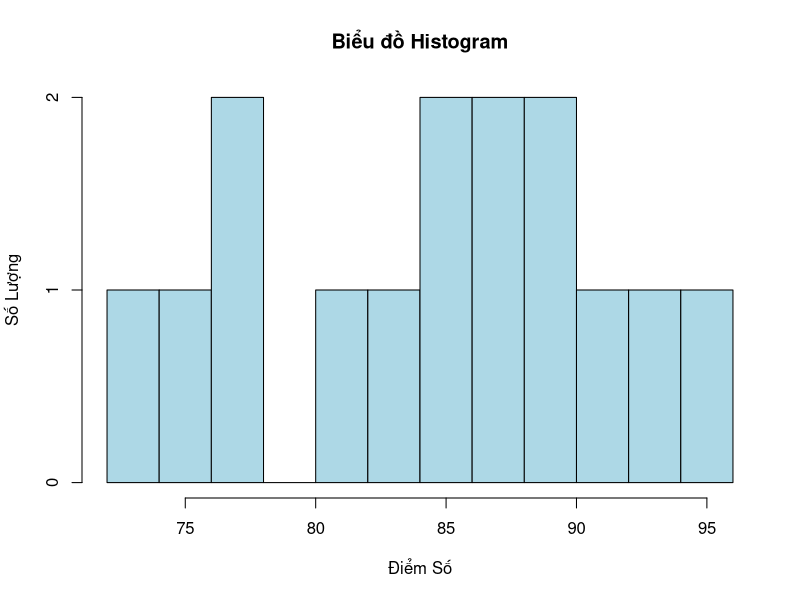

Here is the R script that generated this plot:
data <- c(78, 85, 92, 88, 76, 90, 84, 88, 72, 95, 86, 89, 78, 93, 81)
hist(data,
     main = "Biểu đồ Histogram",
     xlab = "Điểm Số",
     ylab = "Số Lượng",
     border = "black",
     col = "lightblue",
     breaks = 10
)
